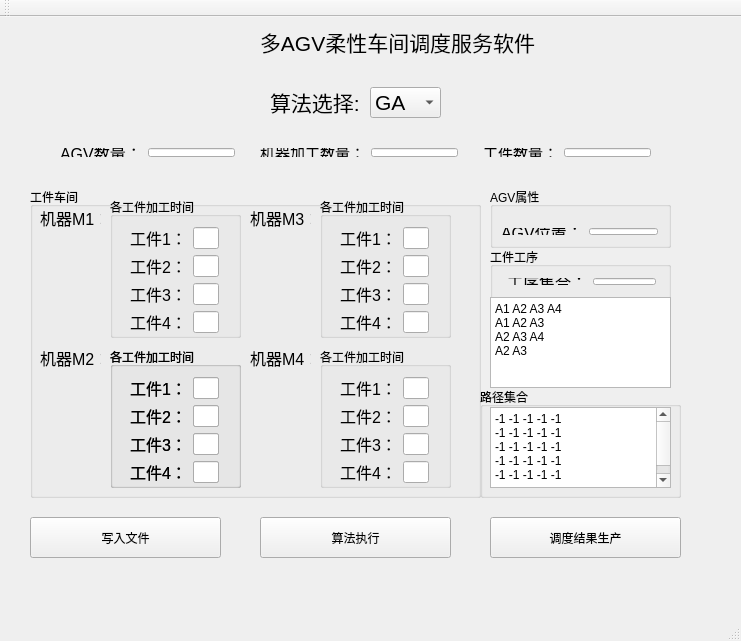
<?xml version="1.0" encoding="UTF-8"?>
<ui version="4.0">
 <class>MainWindow</class>
 <widget class="QMainWindow" name="MainWindow">
  <property name="geometry">
   <rect>
    <x>0</x>
    <y>0</y>
    <width>741</width>
    <height>641</height>
   </rect>
  </property>
  <property name="windowTitle">
   <string>MainWindow</string>
  </property>
  <widget class="QWidget" name="centralWidget">
   <widget class="QPushButton" name="pushButton_3">
    <property name="geometry">
     <rect>
      <x>490</x>
      <y>500</y>
      <width>191</width>
      <height>41</height>
     </rect>
    </property>
    <property name="text">
     <string>调度结果生产</string>
    </property>
   </widget>
   <widget class="QWidget" name="horizontalLayoutWidget">
    <property name="geometry">
     <rect>
      <x>30</x>
      <y>120</y>
      <width>651</width>
      <height>31</height>
     </rect>
    </property>
    <layout class="QHBoxLayout" name="horizontalLayout">
     <item>
      <spacer name="horizontalSpacer_2">
       <property name="orientation">
        <enum>Qt::Horizontal</enum>
       </property>
       <property name="sizeHint" stdset="0">
        <size>
         <width>40</width>
         <height>20</height>
        </size>
       </property>
      </spacer>
     </item>
     <item>
      <widget class="QLabel" name="label_6">
       <property name="font">
        <font>
         <pointsize>12</pointsize>
        </font>
       </property>
       <property name="text">
        <string>AGV数量：</string>
       </property>
      </widget>
     </item>
     <item>
      <widget class="QLineEdit" name="portEdit_2">
       <property name="sizePolicy">
        <sizepolicy hsizetype="Preferred" vsizetype="Fixed">
         <horstretch>0</horstretch>
         <verstretch>0</verstretch>
        </sizepolicy>
       </property>
      </widget>
     </item>
     <item>
      <spacer name="horizontalSpacer">
       <property name="orientation">
        <enum>Qt::Horizontal</enum>
       </property>
       <property name="sizeHint" stdset="0">
        <size>
         <width>40</width>
         <height>20</height>
        </size>
       </property>
      </spacer>
     </item>
     <item>
      <widget class="QLabel" name="label_7">
       <property name="font">
        <font>
         <pointsize>11</pointsize>
        </font>
       </property>
       <property name="text">
        <string>机器加工数量：</string>
       </property>
      </widget>
     </item>
     <item>
      <widget class="QLineEdit" name="portEdit_4">
       <property name="sizePolicy">
        <sizepolicy hsizetype="Preferred" vsizetype="Fixed">
         <horstretch>0</horstretch>
         <verstretch>0</verstretch>
        </sizepolicy>
       </property>
      </widget>
     </item>
     <item>
      <spacer name="horizontalSpacer_3">
       <property name="orientation">
        <enum>Qt::Horizontal</enum>
       </property>
       <property name="sizeHint" stdset="0">
        <size>
         <width>40</width>
         <height>20</height>
        </size>
       </property>
      </spacer>
     </item>
     <item>
      <widget class="QLabel" name="label_8">
       <property name="font">
        <font>
         <pointsize>11</pointsize>
        </font>
       </property>
       <property name="text">
        <string>工件数量：</string>
       </property>
      </widget>
     </item>
     <item>
      <widget class="QLineEdit" name="portEdit_3">
       <property name="sizePolicy">
        <sizepolicy hsizetype="Preferred" vsizetype="Fixed">
         <horstretch>0</horstretch>
         <verstretch>0</verstretch>
        </sizepolicy>
       </property>
      </widget>
     </item>
     <item>
      <spacer name="horizontalSpacer_4">
       <property name="orientation">
        <enum>Qt::Horizontal</enum>
       </property>
       <property name="sizeHint" stdset="0">
        <size>
         <width>40</width>
         <height>20</height>
        </size>
       </property>
      </spacer>
     </item>
    </layout>
   </widget>
   <widget class="QLabel" name="label_4">
    <property name="geometry">
     <rect>
      <x>270</x>
      <y>70</y>
      <width>91</width>
      <height>30</height>
     </rect>
    </property>
    <property name="font">
     <font>
      <pointsize>16</pointsize>
     </font>
    </property>
    <property name="text">
     <string>算法选择:</string>
    </property>
   </widget>
   <widget class="QComboBox" name="connectType">
    <property name="geometry">
     <rect>
      <x>370</x>
      <y>70</y>
      <width>71</width>
      <height>31</height>
     </rect>
    </property>
    <property name="font">
     <font>
      <pointsize>16</pointsize>
     </font>
    </property>
    <item>
     <property name="text">
      <string>GA</string>
     </property>
    </item>
    <item>
     <property name="text">
      <string>QEA</string>
     </property>
    </item>
   </widget>
   <widget class="QLabel" name="label_5">
    <property name="geometry">
     <rect>
      <x>260</x>
      <y>10</y>
      <width>281</width>
      <height>30</height>
     </rect>
    </property>
    <property name="font">
     <font>
      <pointsize>16</pointsize>
     </font>
    </property>
    <property name="text">
     <string>多AGV柔性车间调度服务软件</string>
    </property>
   </widget>
   <widget class="QGroupBox" name="groupBox">
    <property name="geometry">
     <rect>
      <x>30</x>
      <y>170</y>
      <width>451</width>
      <height>311</height>
     </rect>
    </property>
    <property name="title">
     <string>工件车间</string>
    </property>
    <widget class="QLabel" name="label_9">
     <property name="geometry">
      <rect>
       <x>10</x>
       <y>20</y>
       <width>61</width>
       <height>21</height>
      </rect>
     </property>
     <property name="font">
      <font>
       <pointsize>12</pointsize>
      </font>
     </property>
     <property name="text">
      <string>机器M1：</string>
     </property>
    </widget>
    <widget class="QGroupBox" name="groupBox_4">
     <property name="geometry">
      <rect>
       <x>80</x>
       <y>10</y>
       <width>131</width>
       <height>141</height>
      </rect>
     </property>
     <property name="title">
      <string>各工件加工时间</string>
     </property>
     <widget class="QWidget" name="gridLayoutWidget">
      <property name="geometry">
       <rect>
        <x>9</x>
        <y>19</y>
        <width>111</width>
        <height>128</height>
       </rect>
      </property>
      <layout class="QGridLayout" name="gridLayout">
       <item row="2" column="0">
        <widget class="QLabel" name="label_12">
         <property name="font">
          <font>
           <pointsize>12</pointsize>
          </font>
         </property>
         <property name="text">
          <string>工件3：</string>
         </property>
        </widget>
       </item>
       <item row="0" column="0">
        <widget class="QLabel" name="label_11">
         <property name="font">
          <font>
           <pointsize>12</pointsize>
          </font>
         </property>
         <property name="text">
          <string>工件1：</string>
         </property>
        </widget>
       </item>
       <item row="1" column="0">
        <widget class="QLabel" name="label_10">
         <property name="font">
          <font>
           <pointsize>12</pointsize>
          </font>
         </property>
         <property name="text">
          <string>工件2：</string>
         </property>
        </widget>
       </item>
       <item row="3" column="0">
        <widget class="QLabel" name="label_13">
         <property name="font">
          <font>
           <pointsize>12</pointsize>
          </font>
         </property>
         <property name="text">
          <string>工件4：</string>
         </property>
        </widget>
       </item>
       <item row="2" column="1">
        <widget class="QLineEdit" name="portEdit_8">
         <property name="sizePolicy">
          <sizepolicy hsizetype="Preferred" vsizetype="Fixed">
           <horstretch>0</horstretch>
           <verstretch>0</verstretch>
          </sizepolicy>
         </property>
        </widget>
       </item>
       <item row="1" column="1">
        <widget class="QLineEdit" name="portEdit_7">
         <property name="sizePolicy">
          <sizepolicy hsizetype="Preferred" vsizetype="Fixed">
           <horstretch>0</horstretch>
           <verstretch>0</verstretch>
          </sizepolicy>
         </property>
        </widget>
       </item>
       <item row="0" column="1">
        <widget class="QLineEdit" name="portEdit_5">
         <property name="sizePolicy">
          <sizepolicy hsizetype="Preferred" vsizetype="Fixed">
           <horstretch>0</horstretch>
           <verstretch>0</verstretch>
          </sizepolicy>
         </property>
        </widget>
       </item>
       <item row="3" column="1">
        <widget class="QLineEdit" name="portEdit_9">
         <property name="sizePolicy">
          <sizepolicy hsizetype="Preferred" vsizetype="Fixed">
           <horstretch>0</horstretch>
           <verstretch>0</verstretch>
          </sizepolicy>
         </property>
        </widget>
       </item>
      </layout>
     </widget>
    </widget>
    <widget class="QGroupBox" name="groupBox_6">
     <property name="geometry">
      <rect>
       <x>80</x>
       <y>160</y>
       <width>131</width>
       <height>141</height>
      </rect>
     </property>
     <property name="title">
      <string>各工件加工时间</string>
     </property>
     <widget class="QWidget" name="gridLayoutWidget_4">
      <property name="geometry">
       <rect>
        <x>9</x>
        <y>19</y>
        <width>111</width>
        <height>128</height>
       </rect>
      </property>
      <layout class="QGridLayout" name="gridLayout_4">
       <item row="2" column="0">
        <widget class="QLabel" name="label_22">
         <property name="font">
          <font>
           <pointsize>12</pointsize>
          </font>
         </property>
         <property name="text">
          <string>工件3：</string>
         </property>
        </widget>
       </item>
       <item row="0" column="0">
        <widget class="QLabel" name="label_23">
         <property name="font">
          <font>
           <pointsize>12</pointsize>
          </font>
         </property>
         <property name="text">
          <string>工件1：</string>
         </property>
        </widget>
       </item>
       <item row="1" column="1">
        <widget class="QLineEdit" name="portEdit_18">
         <property name="sizePolicy">
          <sizepolicy hsizetype="Preferred" vsizetype="Fixed">
           <horstretch>0</horstretch>
           <verstretch>0</verstretch>
          </sizepolicy>
         </property>
        </widget>
       </item>
       <item row="0" column="1">
        <widget class="QLineEdit" name="portEdit_19">
         <property name="sizePolicy">
          <sizepolicy hsizetype="Preferred" vsizetype="Fixed">
           <horstretch>0</horstretch>
           <verstretch>0</verstretch>
          </sizepolicy>
         </property>
        </widget>
       </item>
       <item row="3" column="1">
        <widget class="QLineEdit" name="portEdit_20">
         <property name="sizePolicy">
          <sizepolicy hsizetype="Preferred" vsizetype="Fixed">
           <horstretch>0</horstretch>
           <verstretch>0</verstretch>
          </sizepolicy>
         </property>
        </widget>
       </item>
       <item row="1" column="0">
        <widget class="QLabel" name="label_24">
         <property name="font">
          <font>
           <pointsize>12</pointsize>
          </font>
         </property>
         <property name="text">
          <string>工件2：</string>
         </property>
        </widget>
       </item>
       <item row="3" column="0">
        <widget class="QLabel" name="label_25">
         <property name="font">
          <font>
           <pointsize>12</pointsize>
          </font>
         </property>
         <property name="text">
          <string>工件4：</string>
         </property>
        </widget>
       </item>
       <item row="2" column="1">
        <widget class="QLineEdit" name="portEdit_21">
         <property name="sizePolicy">
          <sizepolicy hsizetype="Preferred" vsizetype="Fixed">
           <horstretch>0</horstretch>
           <verstretch>0</verstretch>
          </sizepolicy>
         </property>
        </widget>
       </item>
      </layout>
     </widget>
     <widget class="QGroupBox" name="groupBox_7">
      <property name="geometry">
       <rect>
        <x>0</x>
        <y>0</y>
        <width>131</width>
        <height>141</height>
       </rect>
      </property>
      <property name="title">
       <string>各工件加工时间</string>
      </property>
      <widget class="QWidget" name="gridLayoutWidget_5">
       <property name="geometry">
        <rect>
         <x>9</x>
         <y>19</y>
         <width>111</width>
         <height>128</height>
        </rect>
       </property>
       <layout class="QGridLayout" name="gridLayout_5">
        <item row="2" column="0">
         <widget class="QLabel" name="label_26">
          <property name="font">
           <font>
            <pointsize>12</pointsize>
           </font>
          </property>
          <property name="text">
           <string>工件3：</string>
          </property>
         </widget>
        </item>
        <item row="0" column="0">
         <widget class="QLabel" name="label_27">
          <property name="font">
           <font>
            <pointsize>12</pointsize>
           </font>
          </property>
          <property name="text">
           <string>工件1：</string>
          </property>
         </widget>
        </item>
        <item row="1" column="0">
         <widget class="QLabel" name="label_28">
          <property name="font">
           <font>
            <pointsize>12</pointsize>
           </font>
          </property>
          <property name="text">
           <string>工件2：</string>
          </property>
         </widget>
        </item>
        <item row="3" column="0">
         <widget class="QLabel" name="label_29">
          <property name="font">
           <font>
            <pointsize>12</pointsize>
           </font>
          </property>
          <property name="text">
           <string>工件4：</string>
          </property>
         </widget>
        </item>
        <item row="0" column="1">
         <widget class="QLineEdit" name="portEdit_22">
          <property name="sizePolicy">
           <sizepolicy hsizetype="Preferred" vsizetype="Fixed">
            <horstretch>0</horstretch>
            <verstretch>0</verstretch>
           </sizepolicy>
          </property>
         </widget>
        </item>
        <item row="1" column="1">
         <widget class="QLineEdit" name="portEdit_23">
          <property name="sizePolicy">
           <sizepolicy hsizetype="Preferred" vsizetype="Fixed">
            <horstretch>0</horstretch>
            <verstretch>0</verstretch>
           </sizepolicy>
          </property>
         </widget>
        </item>
        <item row="2" column="1">
         <widget class="QLineEdit" name="portEdit_24">
          <property name="sizePolicy">
           <sizepolicy hsizetype="Preferred" vsizetype="Fixed">
            <horstretch>0</horstretch>
            <verstretch>0</verstretch>
           </sizepolicy>
          </property>
         </widget>
        </item>
        <item row="3" column="1">
         <widget class="QLineEdit" name="portEdit_25">
          <property name="sizePolicy">
           <sizepolicy hsizetype="Preferred" vsizetype="Fixed">
            <horstretch>0</horstretch>
            <verstretch>0</verstretch>
           </sizepolicy>
          </property>
         </widget>
        </item>
       </layout>
      </widget>
     </widget>
    </widget>
    <widget class="QLabel" name="label_30">
     <property name="geometry">
      <rect>
       <x>10</x>
       <y>160</y>
       <width>61</width>
       <height>21</height>
      </rect>
     </property>
     <property name="font">
      <font>
       <pointsize>12</pointsize>
      </font>
     </property>
     <property name="text">
      <string>机器M2：</string>
     </property>
    </widget>
    <widget class="QGroupBox" name="groupBox_8">
     <property name="geometry">
      <rect>
       <x>290</x>
       <y>10</y>
       <width>131</width>
       <height>141</height>
      </rect>
     </property>
     <property name="title">
      <string>各工件加工时间</string>
     </property>
     <widget class="QWidget" name="gridLayoutWidget_6">
      <property name="geometry">
       <rect>
        <x>9</x>
        <y>19</y>
        <width>111</width>
        <height>128</height>
       </rect>
      </property>
      <layout class="QGridLayout" name="gridLayout_6">
       <item row="2" column="0">
        <widget class="QLabel" name="label_31">
         <property name="font">
          <font>
           <pointsize>12</pointsize>
          </font>
         </property>
         <property name="text">
          <string>工件3：</string>
         </property>
        </widget>
       </item>
       <item row="0" column="0">
        <widget class="QLabel" name="label_32">
         <property name="font">
          <font>
           <pointsize>12</pointsize>
          </font>
         </property>
         <property name="text">
          <string>工件1：</string>
         </property>
        </widget>
       </item>
       <item row="1" column="0">
        <widget class="QLabel" name="label_33">
         <property name="font">
          <font>
           <pointsize>12</pointsize>
          </font>
         </property>
         <property name="text">
          <string>工件2：</string>
         </property>
        </widget>
       </item>
       <item row="3" column="0">
        <widget class="QLabel" name="label_34">
         <property name="font">
          <font>
           <pointsize>12</pointsize>
          </font>
         </property>
         <property name="text">
          <string>工件4：</string>
         </property>
        </widget>
       </item>
       <item row="2" column="1">
        <widget class="QLineEdit" name="portEdit_28">
         <property name="sizePolicy">
          <sizepolicy hsizetype="Preferred" vsizetype="Fixed">
           <horstretch>0</horstretch>
           <verstretch>0</verstretch>
          </sizepolicy>
         </property>
        </widget>
       </item>
       <item row="3" column="1">
        <widget class="QLineEdit" name="portEdit_29">
         <property name="sizePolicy">
          <sizepolicy hsizetype="Preferred" vsizetype="Fixed">
           <horstretch>0</horstretch>
           <verstretch>0</verstretch>
          </sizepolicy>
         </property>
        </widget>
       </item>
       <item row="0" column="1">
        <widget class="QLineEdit" name="portEdit_26">
         <property name="sizePolicy">
          <sizepolicy hsizetype="Preferred" vsizetype="Fixed">
           <horstretch>0</horstretch>
           <verstretch>0</verstretch>
          </sizepolicy>
         </property>
        </widget>
       </item>
       <item row="1" column="1">
        <widget class="QLineEdit" name="portEdit_27">
         <property name="sizePolicy">
          <sizepolicy hsizetype="Preferred" vsizetype="Fixed">
           <horstretch>0</horstretch>
           <verstretch>0</verstretch>
          </sizepolicy>
         </property>
        </widget>
       </item>
      </layout>
     </widget>
    </widget>
    <widget class="QGroupBox" name="groupBox_5">
     <property name="geometry">
      <rect>
       <x>290</x>
       <y>160</y>
       <width>131</width>
       <height>141</height>
      </rect>
     </property>
     <property name="title">
      <string>各工件加工时间</string>
     </property>
     <widget class="QWidget" name="gridLayoutWidget_3">
      <property name="geometry">
       <rect>
        <x>9</x>
        <y>19</y>
        <width>111</width>
        <height>128</height>
       </rect>
      </property>
      <layout class="QGridLayout" name="gridLayout_3">
       <item row="2" column="0">
        <widget class="QLabel" name="label_18">
         <property name="font">
          <font>
           <pointsize>12</pointsize>
          </font>
         </property>
         <property name="text">
          <string>工件3：</string>
         </property>
        </widget>
       </item>
       <item row="0" column="0">
        <widget class="QLabel" name="label_19">
         <property name="font">
          <font>
           <pointsize>12</pointsize>
          </font>
         </property>
         <property name="text">
          <string>工件1：</string>
         </property>
        </widget>
       </item>
       <item row="1" column="0">
        <widget class="QLabel" name="label_20">
         <property name="font">
          <font>
           <pointsize>12</pointsize>
          </font>
         </property>
         <property name="text">
          <string>工件2：</string>
         </property>
        </widget>
       </item>
       <item row="3" column="0">
        <widget class="QLabel" name="label_21">
         <property name="font">
          <font>
           <pointsize>12</pointsize>
          </font>
         </property>
         <property name="text">
          <string>工件4：</string>
         </property>
        </widget>
       </item>
       <item row="0" column="1">
        <widget class="QLineEdit" name="portEdit_14">
         <property name="sizePolicy">
          <sizepolicy hsizetype="Preferred" vsizetype="Fixed">
           <horstretch>0</horstretch>
           <verstretch>0</verstretch>
          </sizepolicy>
         </property>
        </widget>
       </item>
       <item row="1" column="1">
        <widget class="QLineEdit" name="portEdit_15">
         <property name="sizePolicy">
          <sizepolicy hsizetype="Preferred" vsizetype="Fixed">
           <horstretch>0</horstretch>
           <verstretch>0</verstretch>
          </sizepolicy>
         </property>
        </widget>
       </item>
       <item row="2" column="1">
        <widget class="QLineEdit" name="portEdit_16">
         <property name="sizePolicy">
          <sizepolicy hsizetype="Preferred" vsizetype="Fixed">
           <horstretch>0</horstretch>
           <verstretch>0</verstretch>
          </sizepolicy>
         </property>
        </widget>
       </item>
       <item row="3" column="1">
        <widget class="QLineEdit" name="portEdit_17">
         <property name="sizePolicy">
          <sizepolicy hsizetype="Preferred" vsizetype="Fixed">
           <horstretch>0</horstretch>
           <verstretch>0</verstretch>
          </sizepolicy>
         </property>
        </widget>
       </item>
      </layout>
     </widget>
    </widget>
    <widget class="QLabel" name="label_35">
     <property name="geometry">
      <rect>
       <x>220</x>
       <y>20</y>
       <width>61</width>
       <height>21</height>
      </rect>
     </property>
     <property name="font">
      <font>
       <pointsize>12</pointsize>
      </font>
     </property>
     <property name="text">
      <string>机器M3：</string>
     </property>
    </widget>
    <widget class="QLabel" name="label_36">
     <property name="geometry">
      <rect>
       <x>220</x>
       <y>160</y>
       <width>61</width>
       <height>21</height>
      </rect>
     </property>
     <property name="font">
      <font>
       <pointsize>12</pointsize>
      </font>
     </property>
     <property name="text">
      <string>机器M4：</string>
     </property>
    </widget>
   </widget>
   <widget class="QGroupBox" name="groupBox_3">
    <property name="geometry">
     <rect>
      <x>490</x>
      <y>170</y>
      <width>181</width>
      <height>61</height>
     </rect>
    </property>
    <property name="title">
     <string>AGV属性</string>
    </property>
    <widget class="QWidget" name="gridLayoutWidget_7">
     <property name="geometry">
      <rect>
       <x>0</x>
       <y>30</y>
       <width>179</width>
       <height>29</height>
      </rect>
     </property>
     <layout class="QGridLayout" name="gridLayout_7">
      <item row="0" column="1">
       <widget class="QLineEdit" name="portEdit_31">
        <property name="sizePolicy">
         <sizepolicy hsizetype="Preferred" vsizetype="Fixed">
          <horstretch>0</horstretch>
          <verstretch>0</verstretch>
         </sizepolicy>
        </property>
       </widget>
      </item>
      <item row="0" column="0">
       <widget class="QLabel" name="label_38">
        <property name="font">
         <font>
          <pointsize>12</pointsize>
         </font>
        </property>
        <property name="text">
         <string>AGV位置：</string>
        </property>
       </widget>
      </item>
     </layout>
    </widget>
   </widget>
   <widget class="QPushButton" name="pushButton_4">
    <property name="geometry">
     <rect>
      <x>260</x>
      <y>500</y>
      <width>191</width>
      <height>41</height>
     </rect>
    </property>
    <property name="text">
     <string>算法执行</string>
    </property>
   </widget>
   <widget class="QGroupBox" name="groupBox_2">
    <property name="geometry">
     <rect>
      <x>480</x>
      <y>370</y>
      <width>201</width>
      <height>111</height>
     </rect>
    </property>
    <property name="title">
     <string>路径集合</string>
    </property>
    <widget class="QTextEdit" name="textEdit">
     <property name="geometry">
      <rect>
       <x>10</x>
       <y>20</y>
       <width>181</width>
       <height>81</height>
      </rect>
     </property>
     <property name="html">
      <string>&lt;!DOCTYPE HTML PUBLIC &quot;-//W3C//DTD HTML 4.0//EN&quot; &quot;http://www.w3.org/TR/REC-html40/strict.dtd&quot;&gt;
&lt;html&gt;&lt;head&gt;&lt;meta name=&quot;qrichtext&quot; content=&quot;1&quot; /&gt;&lt;meta charset=&quot;utf-8&quot; /&gt;&lt;style type=&quot;text/css&quot;&gt;
p, li { white-space: pre-wrap; }
&lt;/style&gt;&lt;/head&gt;&lt;body style=&quot; font-family:'Fira Sans Semi-Light'; font-size:10pt; font-weight:400; font-style:normal;&quot;&gt;
&lt;p style=&quot; margin-top:0px; margin-bottom:0px; margin-left:0px; margin-right:0px; -qt-block-indent:0; text-indent:0px;&quot;&gt;&lt;span style=&quot; font-family:'SimSun'; font-size:9pt;&quot;&gt;-1 -1 -1 -1 -1&lt;/span&gt;&lt;/p&gt;
&lt;p style=&quot; margin-top:0px; margin-bottom:0px; margin-left:0px; margin-right:0px; -qt-block-indent:0; text-indent:0px;&quot;&gt;&lt;span style=&quot; font-family:'SimSun'; font-size:9pt;&quot;&gt;-1 -1 -1 -1 -1&lt;/span&gt;&lt;/p&gt;
&lt;p style=&quot; margin-top:0px; margin-bottom:0px; margin-left:0px; margin-right:0px; -qt-block-indent:0; text-indent:0px;&quot;&gt;&lt;span style=&quot; font-family:'SimSun'; font-size:9pt;&quot;&gt;-1 -1 -1 -1 -1&lt;/span&gt;&lt;/p&gt;
&lt;p style=&quot; margin-top:0px; margin-bottom:0px; margin-left:0px; margin-right:0px; -qt-block-indent:0; text-indent:0px;&quot;&gt;&lt;span style=&quot; font-family:'SimSun'; font-size:9pt;&quot;&gt;-1 -1 -1 -1 -1&lt;/span&gt;&lt;/p&gt;
&lt;p style=&quot; margin-top:0px; margin-bottom:0px; margin-left:0px; margin-right:0px; -qt-block-indent:0; text-indent:0px;&quot;&gt;&lt;span style=&quot; font-family:'SimSun'; font-size:9pt;&quot;&gt;-1 -1 -1 -1 -1&lt;/span&gt;&lt;/p&gt;
&lt;p style=&quot;-qt-paragraph-type:empty; margin-top:0px; margin-bottom:0px; margin-left:0px; margin-right:0px; -qt-block-indent:0; text-indent:0px;&quot;&gt;&lt;br /&gt;&lt;/p&gt;&lt;/body&gt;&lt;/html&gt;</string>
     </property>
    </widget>
   </widget>
   <widget class="QPushButton" name="pushButton_5">
    <property name="geometry">
     <rect>
      <x>30</x>
      <y>500</y>
      <width>191</width>
      <height>41</height>
     </rect>
    </property>
    <property name="text">
     <string>写入文件</string>
    </property>
   </widget>
   <widget class="QGroupBox" name="groupBox_9">
    <property name="geometry">
     <rect>
      <x>490</x>
      <y>230</y>
      <width>181</width>
      <height>141</height>
     </rect>
    </property>
    <property name="title">
     <string>工件工序</string>
    </property>
    <widget class="QTextEdit" name="textEdit_2">
     <property name="geometry">
      <rect>
       <x>0</x>
       <y>50</y>
       <width>181</width>
       <height>91</height>
      </rect>
     </property>
     <property name="html">
      <string>&lt;!DOCTYPE HTML PUBLIC &quot;-//W3C//DTD HTML 4.0//EN&quot; &quot;http://www.w3.org/TR/REC-html40/strict.dtd&quot;&gt;
&lt;html&gt;&lt;head&gt;&lt;meta name=&quot;qrichtext&quot; content=&quot;1&quot; /&gt;&lt;meta charset=&quot;utf-8&quot; /&gt;&lt;style type=&quot;text/css&quot;&gt;
p, li { white-space: pre-wrap; }
&lt;/style&gt;&lt;/head&gt;&lt;body style=&quot; font-family:'Fira Sans Semi-Light'; font-size:10pt; font-weight:400; font-style:normal;&quot;&gt;
&lt;p style=&quot; margin-top:0px; margin-bottom:0px; margin-left:0px; margin-right:0px; -qt-block-indent:0; text-indent:0px;&quot;&gt;&lt;span style=&quot; font-family:'SimSun'; font-size:9pt;&quot;&gt;A1 A2 A3 A4&lt;/span&gt;&lt;/p&gt;
&lt;p style=&quot; margin-top:0px; margin-bottom:0px; margin-left:0px; margin-right:0px; -qt-block-indent:0; text-indent:0px;&quot;&gt;&lt;span style=&quot; font-family:'SimSun'; font-size:9pt;&quot;&gt;A1 A2 A3&lt;/span&gt;&lt;/p&gt;
&lt;p style=&quot; margin-top:0px; margin-bottom:0px; margin-left:0px; margin-right:0px; -qt-block-indent:0; text-indent:0px;&quot;&gt;&lt;span style=&quot; font-family:'SimSun'; font-size:9pt;&quot;&gt;A2 A3 A4&lt;/span&gt;&lt;/p&gt;
&lt;p style=&quot; margin-top:0px; margin-bottom:0px; margin-left:0px; margin-right:0px; -qt-block-indent:0; text-indent:0px;&quot;&gt;&lt;span style=&quot; font-family:'SimSun'; font-size:9pt;&quot;&gt;A2 A3&lt;/span&gt;&lt;/p&gt;&lt;/body&gt;&lt;/html&gt;</string>
     </property>
    </widget>
    <widget class="QWidget" name="gridLayoutWidget_8">
     <property name="geometry">
      <rect>
       <x>6</x>
       <y>20</y>
       <width>171</width>
       <height>29</height>
      </rect>
     </property>
     <layout class="QGridLayout" name="gridLayout_8">
      <item row="0" column="2">
       <widget class="QLineEdit" name="portEdit_32">
        <property name="sizePolicy">
         <sizepolicy hsizetype="Preferred" vsizetype="Fixed">
          <horstretch>0</horstretch>
          <verstretch>0</verstretch>
         </sizepolicy>
        </property>
       </widget>
      </item>
      <item row="0" column="0">
       <widget class="QLabel" name="label_39">
        <property name="font">
         <font>
          <pointsize>12</pointsize>
         </font>
        </property>
        <property name="text">
         <string>工序集合：</string>
        </property>
       </widget>
      </item>
      <item row="0" column="1">
       <spacer name="horizontalSpacer_5">
        <property name="orientation">
         <enum>Qt::Horizontal</enum>
        </property>
        <property name="sizeHint" stdset="0">
         <size>
          <width>40</width>
          <height>20</height>
         </size>
        </property>
       </spacer>
      </item>
     </layout>
    </widget>
   </widget>
  </widget>
  <widget class="QMenuBar" name="menuBar">
   <property name="geometry">
    <rect>
     <x>0</x>
     <y>0</y>
     <width>741</width>
     <height>24</height>
    </rect>
   </property>
  </widget>
  <widget class="QToolBar" name="mainToolBar">
   <attribute name="toolBarArea">
    <enum>TopToolBarArea</enum>
   </attribute>
   <attribute name="toolBarBreak">
    <bool>false</bool>
   </attribute>
  </widget>
  <widget class="QStatusBar" name="statusBar"/>
 </widget>
 <layoutdefault spacing="6" margin="11"/>
 <resources/>
 <connections/>
</ui>
